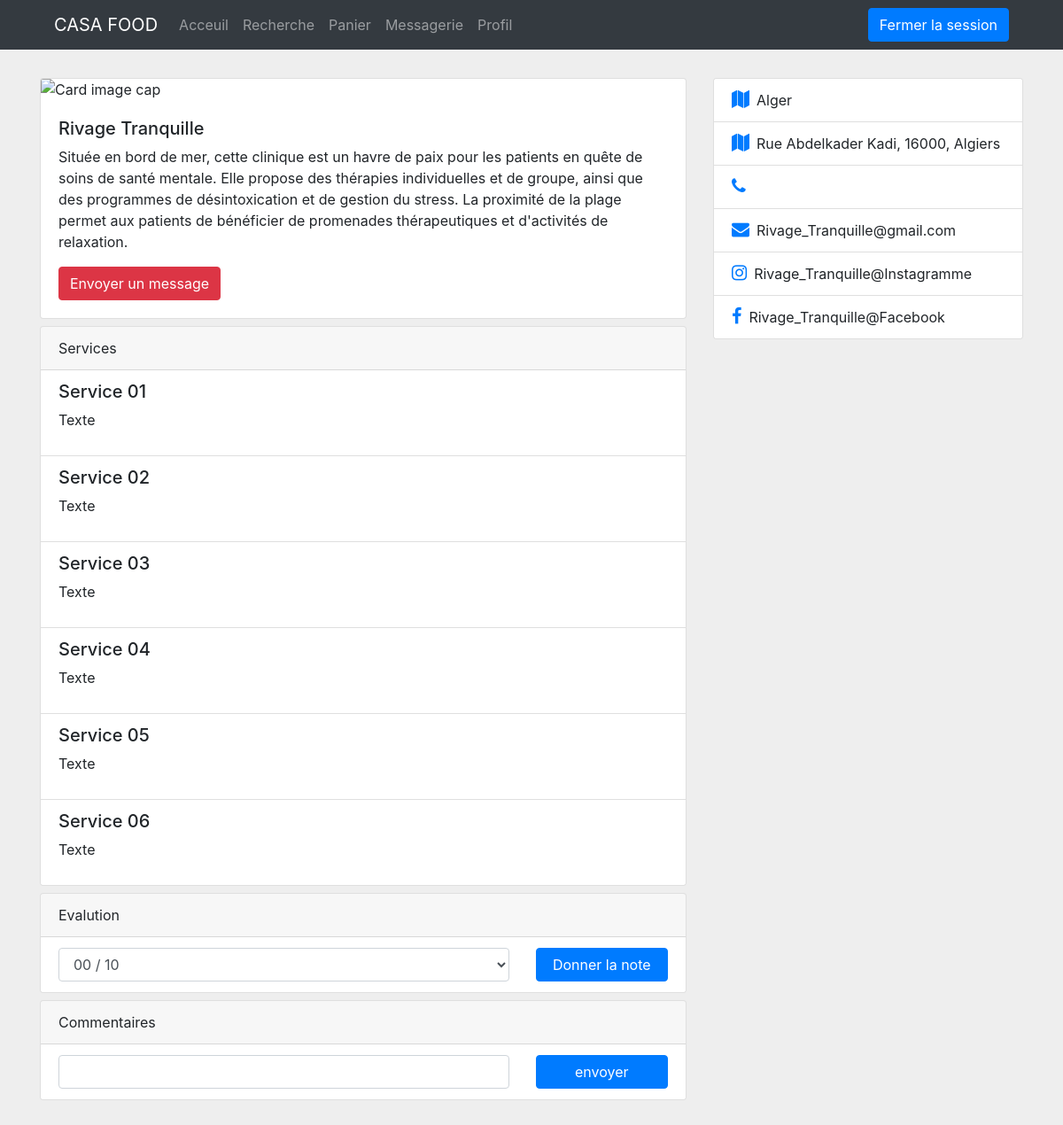
Screenshot of /cus_book.php?id=3 (signed in) with the database file from the repository.
### tables this page shows
CREATE TABLE `books` (
  `book_id` int(11) NOT NULL AUTO_INCREMENT,
  `book_name` varchar(250) NOT NULL DEFAULT '',
  `book_kind` varchar(250) NOT NULL,
  `book_activity` varchar(250) NOT NULL DEFAULT '',
  `book_phone` varchar(250) NOT NULL DEFAULT '',
  `book_adress` varchar(250) NOT NULL DEFAULT '',
  `book_wilaya` varchar(250) NOT NULL DEFAULT '',
  `book_gps` varchar(250) NOT NULL DEFAULT '',
  `book_email` varchar(250) NOT NULL,
  `book_insta` varchar(250) NOT NULL,
  `book_face` varchar(250) NOT NULL,
  `book_description` varchar(1000) NOT NULL DEFAULT '',
  `book_un` varchar(250) NOT NULL DEFAULT '',
  `book_pw` varchar(250) NOT NULL DEFAULT '',
  `book_tags` varchar(250) NOT NULL DEFAULT '',
  `book_fname` varchar(250) NOT NULL DEFAULT '',
  `book_lname` varchar(250) NOT NULL DEFAULT '',
  `book_sex` varchar(250) NOT NULL DEFAULT '',
  `book_birth` date DEFAULT NULL,
  `book_ext` varchar(250) NOT NULL DEFAULT '',
  PRIMARY KEY (`book_id`)
);

CREATE TABLE `services` (
  `ser_id` int(11) NOT NULL AUTO_INCREMENT,
  `ser_name` varchar(250) NOT NULL DEFAULT '',
  `ser_text` varchar(250) NOT NULL DEFAULT '',
  `ser_ext` varchar(250) NOT NULL DEFAULT '',
  `ser_book` int(11) NOT NULL DEFAULT 0,
  PRIMARY KEY (`ser_id`)
);

### service.php (called while the page is built, shortened)
<?php
    class Service
    {
        public static function load($B)
        {
            $pdo = $GLOBALS["PDO"];
            $services = [];
            $cmd = $pdo->query("SELECT * FROM services WHERE ser_book=".$B);
            $lst = $cmd->fetchAll(PDO::FETCH_ASSOC);
            foreach ($lst as $sr)
            {
                $ser           = new Service();
                $ser->ser_id   = $sr['ser_id'];
                $ser->ser_name = $sr['ser_name'];
                $ser->ser_text = $sr['ser_text'];
                $ser->ser_ext  = $sr['ser_ext'];
                $ser->ser_book = $sr['ser_book'];
                $services[] = $ser;
            }
            return $services;
        }
    }

### cus_book.php (the view, shortened to what this page needs)
<?php
include_once("./models/service.php");
include_once("./models/book.php");
$user = Book::load_session();
$id = 0; if (isset($_GET["id"])){ $id = $_GET["id"]; }
$book = Book::get_instance($id);
$gived_note = $user->get_note($book->book_id);
$book->load_rating();
?>
<!DOCTYPE html>
<html lang="fr">
    <head>
        <link rel="stylesheet" href="https://cdn.jsdelivr.net/npm/bootstrap@4.0.0/dist/css/bootstrap.min.css">
        <link rel="stylesheet" href="https://cdnjs.cloudflare.com/ajax/libs/font-awesome/4.7.0/css/font-awesome.min.css">
    </head>
    <body style="background-color: #eee;">
    <div class="container-fluid bg-dark">
        <div class="container bg-dark">
            <?php require_once("./components/cus_navigator.php"); ?>
        </div>
    </div>
    <div class="container pt-4">
        <div class="row">
            <div class="col-sm-12 col-md-6 col-lg-7 col-xl-8 mt-2">
                <div class="card w-100">
                    <img class="card-img-top" src="./imgs/<?= $book->book_id.".".$book->book_ext ?>" alt="Card image cap">
                    <div class="card-body">
                        <h5><?= $book->book_name ?></h5>
                        <p class="card-text"><?= $book->book_description?></p>
                        <a href="cus_massanger.php?b=0&t=<?= $book->book_id ?>&n=<?= $book->book_name ?>"><button class="btn btn-danger">Envoyer un message</button></a>
                    </div>
                </div>
                <div class="card w-100 mt-2">
                    <div class="card-header">Services</div>
                    <ul class="list-group list-group-flush">
                    <?php
                    $book->book_services = Service::load($book->book_id);
                    foreach($book->book_services as $ser) { ?>
                        <li class="list-group-item">
                            <h5><?= $ser->ser_name ?></h5>
                            <p><?= $ser->ser_text ?></p>
                        </li>
                    <?php } ?>
                    </ul>
                </div>
                <div class="card w-100 mt-2">
                    <div class="card-header">Evalution</div>
                    <ul class="list-group list-group-flush">
                        <li class="list-group-item">
                            <form name="frat" method="post" action="?id=<?= $book->book_id ?>">
                                <div class="row">
                                    <div class="col-9" ><?= Book::select_rat($gived_note) ?></div>
                                    <div class="col-3" ><input type="submit" value="Donner la note" class="btn btn-primary w-100" ></div>
                                </div>
                            </form>
                        </li>
                    </ul>
                </div>
                <div class="card w-100 mt-2">
                    <div class="card-header">Commentaires</div>
                    <ul class="list-group list-group-flush">
                        <li class="list-group-item">
                            <form name="fcom" method="post" action="?id=<?= $book->book_id ?>">
                                <div class="row">
                                    <div class="col-9" ><input type="text" name="com_text" class="form-control w-100"></div>
                                    <div class="col-3" ><input type="submit" value="envoyer" class="btn btn-primary w-100" ></div>
                                </div>
                            </form>
                        </li>
                        <?php $book->load_comments(); foreach($book->book_comments as $comment) { ?>
                        <li class="list-group-item">
                            <div class="row">
                                <div class="col-8" ><?= $comment->com_text ?></div>
                                <div class="col-2" ><?= $comment->com_name ?></div>
                                <div class="col-2" ><?= $comment->com_date." ".$comment->com_time ?></div>
                            </div>
                        </li>
                        <?php } ?>
                    </ul>
                </div>
            </div>
            <div class="col-sm-12 col-md-6 col-lg-5 col-xl-4 mt-2">
                <div class="card w-100">
                    <ul class="list-group list-group-flush">
                        <li class="list-group-item"><i class="text-primary pr-2 fa fa-map"       style="font-size:20px;"></i><?= $book->book_wilaya ?></li>
                        <li class="list-group-item"><i class="text-primary pr-2 fa fa-map"       style="font-size:20px;"></i><?= $book->book_adress ?></li>
                        <li class="list-group-item"><i class="text-primary pr-2 fa fa-phone"     style="font-size:20px;"></i><?= $book->book_phone  ?></li>
                        <li class="list-group-item"><i class="text-primary pr-2 fa fa-envelope"  style="font-size:20px;"></i><?= $book->book_email  ?></li>
                        <li class="list-group-item"><i class="text-primary pr-2 fa fa-instagram" style="font-size:20px;"></i><?= $book->book_insta  ?></li>
                        <li class="list-group-item"><i class="text-primary pr-2 fa fa-facebook"  style="font-size:20px;"></i><?= $book->book_face   ?></li>
                    </ul>
                </div>
            </div>
        </div>
    </div><br><br><br><br><br><br><br><br><br><br>
    </body>
</html>

### rows the page displays
books: book_name "Rivage Tranquille", book_description "Située en bord de mer, cette clinique est un havre de paix pour les patients en quête de soins de santé mentale. Elle propose des thérapies individuelles et de groupe, ainsi que des programmes de désintoxication et de gestion du stress. La proximité de la plage permet aux patients de bénéficier de promenades thérapeutiques et d'activités de relaxation.", book_wilaya "Alger", book_adress "Rue Abdelkader Kadi, 16000, Algiers", book_email "Rivage_Tranquille@gmail.com", book_insta "Rivage_Tranquille@Instagramme", book_face "Rivage_Tranquille@Facebook"
services: ser_name "Service 01", ser_text "Texte"
services: ser_name "Service 02", ser_text "Texte"
services: ser_name "Service 03", ser_text "Texte"
services: ser_name "Service 04", ser_text "Texte"
services: ser_name "Service 05", ser_text "Texte"
services: ser_name "Service 06", ser_text "Texte"
